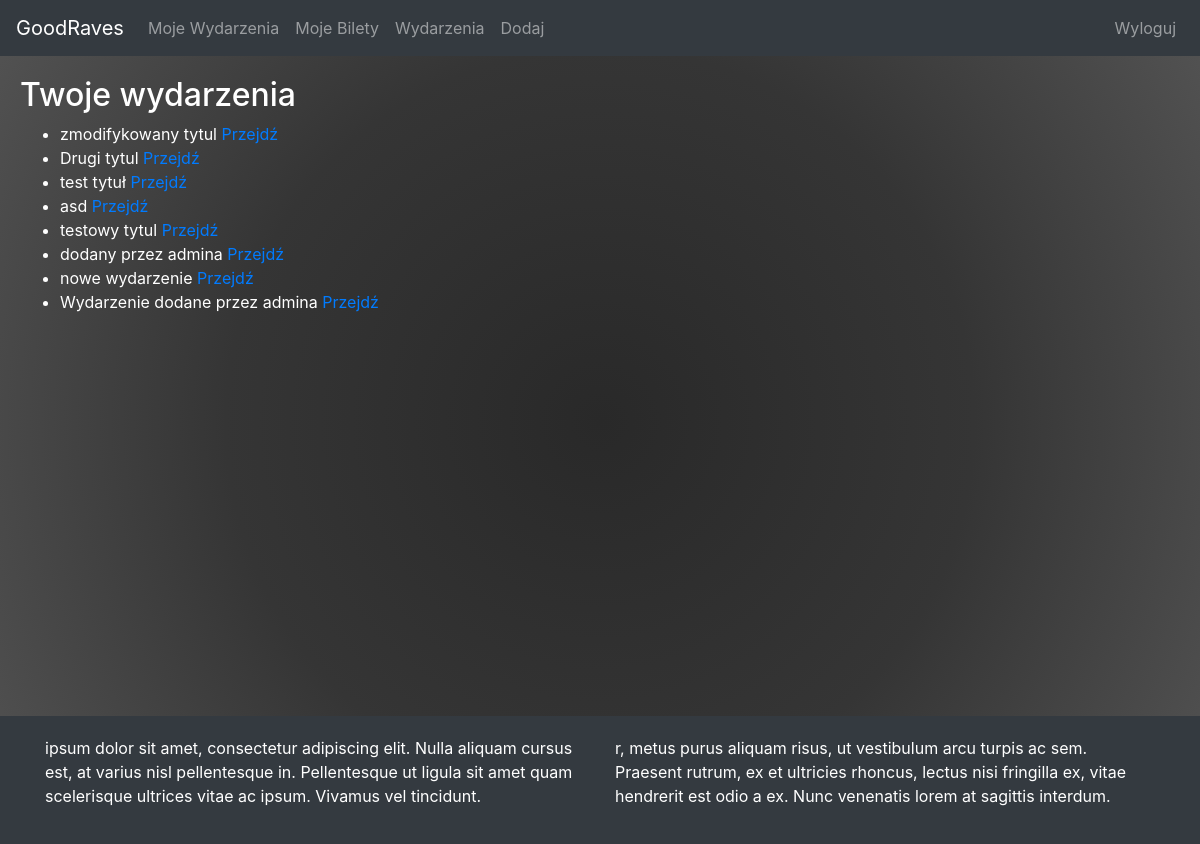
Page /events/ (signed in) on the earlier database version.
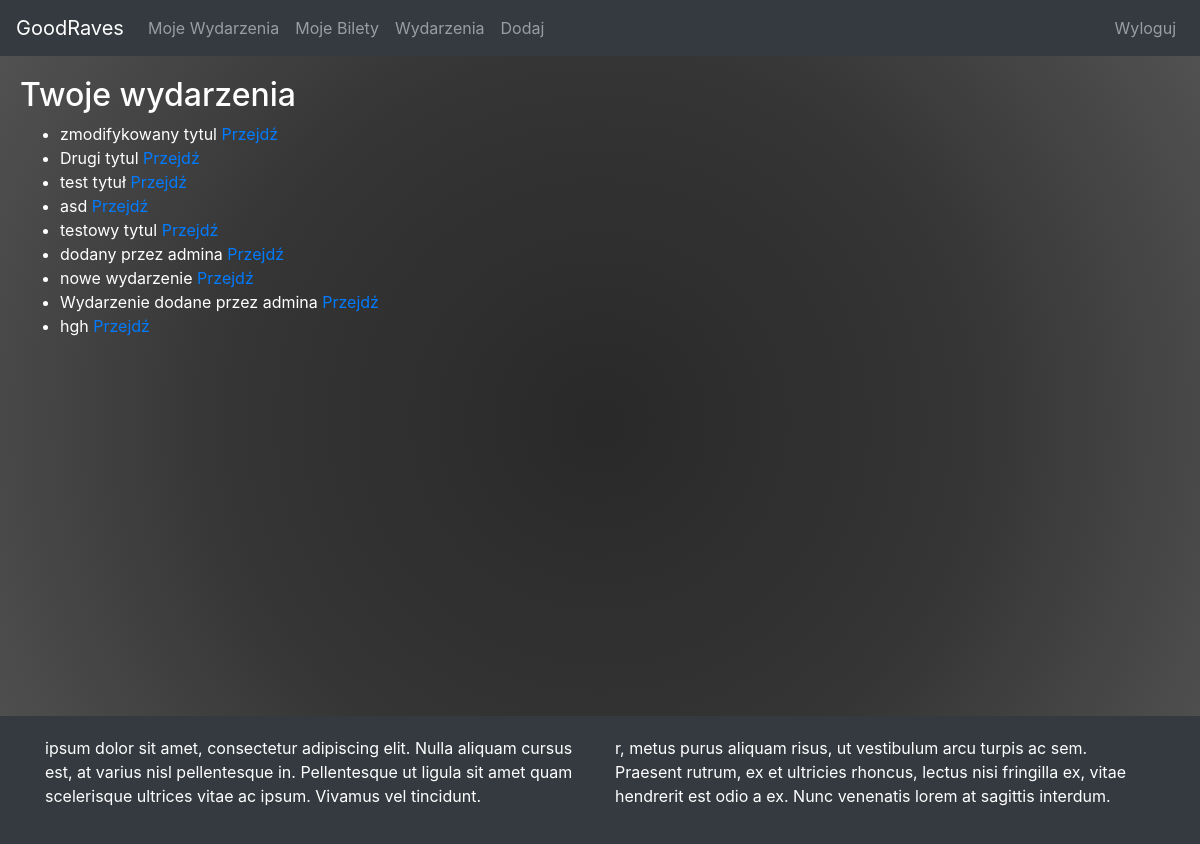
Same page on the later database version.
### cms/models.py (models this page shows, shortened)
class Event(models.Model):
    title = models.CharField(max_length=200)
    content = models.TextField()
    author = models.ForeignKey(User, on_delete=models.CASCADE)
    date_added = models.DateTimeField(auto_now=True)
    ticket_quantity = models.PositiveIntegerField(default=0)
    ticket_price = models.DecimalField(max_digits=10, decimal_places=2, default=0.0)
    data_wydarzenia = models.DateField(default=datetime.date.today)

### cms/views.py (the view)
# urls.py: path('events/', views.user_events, name='user_events'),
@login_required
def user_events(request):
    events = Event.objects.filter(author=request.user)
    return render(request, 'events/user_events.html', {'events':events})

### cms/templates/events/user_events.html
{% extends 'events/base.html' %}
{% block content %}
    <h2>Twoje wydarzenia</h2>
    {% if events %}
        <ul>
            {% for event in events %}
                <li>
                    {{ event.title }}
                    <a href="{% url 'cms:event_details' event.id %}">Przejdź</a>
                </li>
            {% endfor %}
        </ul>
    {% else %}
        <p>Brak wydarzeń.</p>
    {% endif %}
{% endblock %}

Differences in the rows shown:
added Event: title "hgh"
